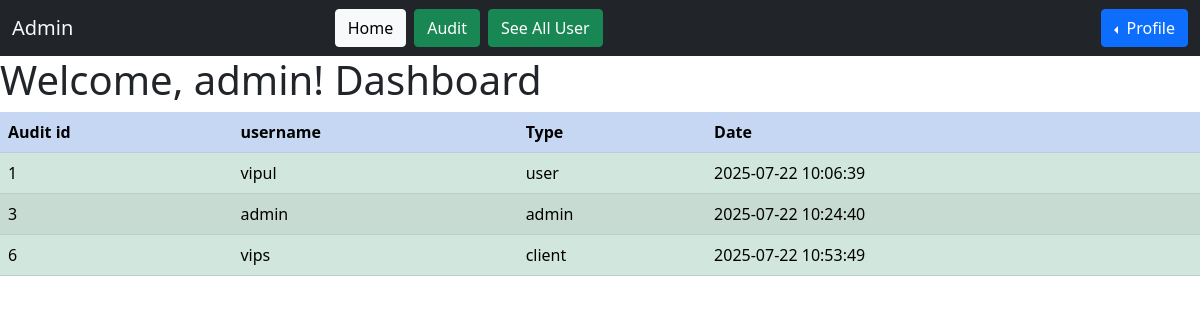
The page /public/histroy.php (signed in) on the database its author committed.
### tables this page shows
CREATE TABLE `audit` (
  `Audit_id` int(10) NOT NULL,
  `user_name` varchar(50) NOT NULL,
  `type` varchar(10) NOT NULL,
  `date` datetime NOT NULL
);

### public/histroy.php (the view, shortened to what this page needs)
<!DOCTYPE html>
<html lang="en">
<head>
    <link href="https://cdn.jsdelivr.net/npm/bootstrap@5.1.3/dist/css/bootstrap.min.css" rel="stylesheet">
</head>
<body>
</body>
</html>
<?php
$host = 'localhost';
$db = 'project';
$user = 'root';
$pass = '';
$conn = new mysqli($host, $user, $pass, $db);
include '../public/admin/adminheader.php';
echo "<h1>Welcome, " .($_SESSION['username']) . "! Dashboard</h1>";
$qry = "SELECT * FROM audit ORDER BY Audit_id";
$rs = mysqli_query($conn, $qry);
if ($rs) {
      echo"<table class='table table-striped table-dark'>";
      echo"<tr><th class='table-primary'>Audit id</th><th class='table-primary'>username</th><th class='table-primary'>Type</th><th class='table-primary'>Date</th></tr>";
    while ($val = mysqli_fetch_assoc($rs)) {
        echo "<tr>";
        echo "<td class='table-success'>" . ($val["Audit_id"]) . "</td>";
        echo "<td class='table-success'>" . ($val["user_name"]) . "</td>";
        echo "<td class='table-success'>" . ($val["type"]) . "</td>";
        echo "<td class='table-success'>" . ($val["date"]) . "</td>";
        echo "</tr>";
    }
    echo "</table>";
} else {
    echo "Error: " . mysqli_error($conn);
}
?>

### rows shown on the page
audit: Audit_id "1", user_name "vipul", type "user", date "2025-07-22 10:06:39"
audit: Audit_id "3", user_name "admin", type "admin", date "2025-07-22 10:24:40"
audit: Audit_id "6", user_name "vips", type "client", date "2025-07-22 10:53:49"

### other values the page prints
$_SESSION['username'] "admin"
